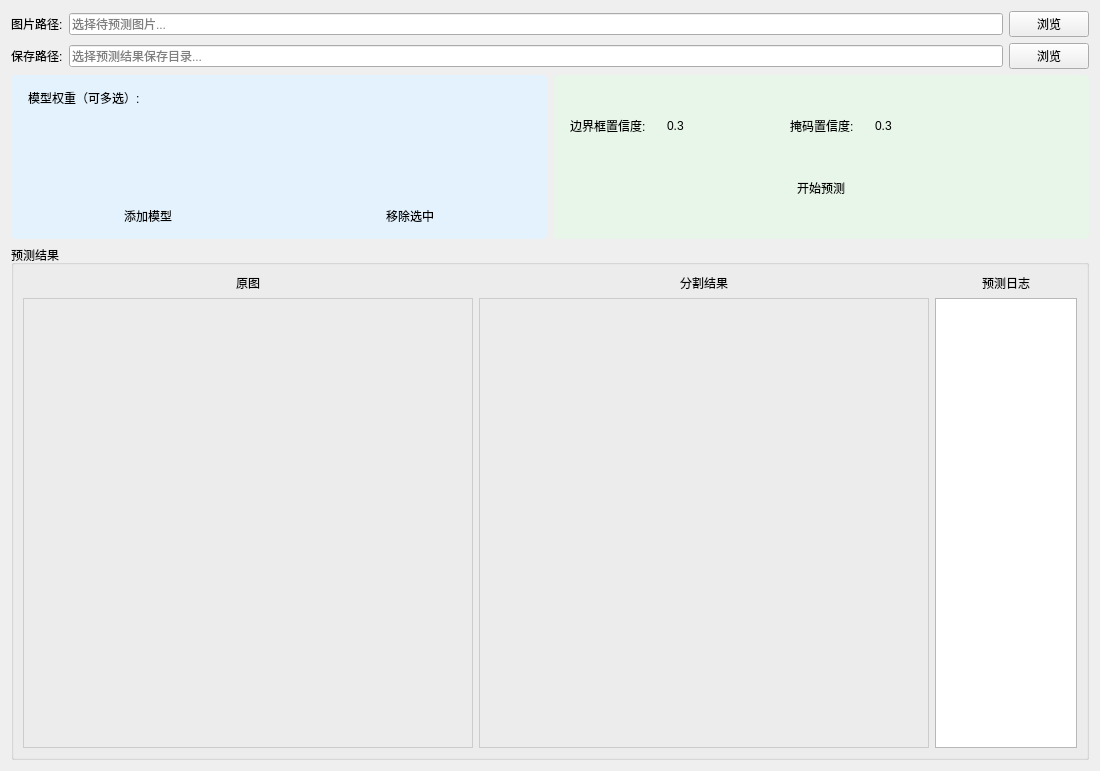
<?xml version="1.0" encoding="UTF-8"?>
<ui version="4.0">
 <class>PredictTab</class>
 <widget class="QWidget" name="PredictTab">
  <property name="geometry">
   <rect>
    <x>0</x>
    <y>0</y>
    <width>1100</width>
    <height>750</height>
   </rect>
  </property>
  <layout class="QVBoxLayout" name="verticalLayout">
   <item>
    <layout class="QHBoxLayout" name="image_layout">
     <item>
      <widget class="QLabel" name="image_label">
       <property name="text">
        <string>图片路径:</string>
       </property>
       <property name="fixedWidth">
        <number>100</number>
       </property>
      </widget>
     </item>
     <item>
      <widget class="QLineEdit" name="image_input">
       <property name="placeholderText">
        <string>选择待预测图片...</string>
       </property>
      </widget>
     </item>
     <item>
      <widget class="QPushButton" name="browse_image_btn">
       <property name="text">
        <string>浏览</string>
       </property>
      </widget>
     </item>
    </layout>
   </item>
   <item>
    <layout class="QHBoxLayout" name="save_layout">
     <item>
      <widget class="QLabel" name="save_label">
       <property name="text">
        <string>保存路径:</string>
       </property>
       <property name="fixedWidth">
        <number>100</number>
       </property>
      </widget>
     </item>
     <item>
      <widget class="QLineEdit" name="predict_save_input">
       <property name="placeholderText">
        <string>选择预测结果保存目录...</string>
       </property>
      </widget>
     </item>
     <item>
      <widget class="QPushButton" name="browse_predict_save_btn">
       <property name="text">
        <string>浏览</string>
       </property>
      </widget>
     </item>
    </layout>
   </item>
   <item>
    <layout class="QHBoxLayout" name="model_params_layout">
     <item>
      <widget class="QWidget" name="model_left_widget">
       <property name="styleSheet">
        <string>background-color: #E3F2FD; border-radius: 5px; padding: 5px;</string>
       </property>
       <layout class="QVBoxLayout" name="model_left_layout">
        <item>
         <widget class="QLabel" name="model_label">
          <property name="text">
           <string>模型权重（可多选）:</string>
          </property>
          <property name="fixedWidth">
           <number>180</number>
          </property>
         </widget>
        </item>
        <item>
         <widget class="QListWidget" name="predict_weights_list">
          <property name="selectionMode">
           <enum>QAbstractItemView::ExtendedSelection</enum>
          </property>
          <property name="minimumHeight">
           <number>200</number>
          </property>
          <property name="maximumHeight">
           <number>240</number>
          </property>
         </widget>
        </item>
        <item>
         <layout class="QHBoxLayout" name="model_btn_layout">
          <item>
           <widget class="QPushButton" name="add_model_btn">
            <property name="text">
             <string>添加模型</string>
            </property>
           </widget>
          </item>
          <item>
           <widget class="QPushButton" name="remove_model_btn">
            <property name="text">
             <string>移除选中</string>
            </property>
           </widget>
          </item>
         </layout>
        </item>
       </layout>
      </widget>
     </item>
     <item>
      <widget class="QWidget" name="model_right_widget">
       <property name="styleSheet">
        <string>background-color: #E8F5E9; border-radius: 5px; padding: 5px;</string>
       </property>
       <layout class="QVBoxLayout" name="model_right_layout">
        <item>
         <layout class="QHBoxLayout" name="conf_layout">
          <item>
           <widget class="QLabel" name="box_conf_label">
            <property name="text">
             <string>边界框置信度:</string>
            </property>
           </widget>
          </item>
          <item>
           <widget class="QLineEdit" name="box_conf_input">
            <property name="text">
             <string>0.3</string>
            </property>
            <property name="fixedWidth">
             <number>100</number>
            </property>
           </widget>
          </item>
          <item>
           <widget class="QLabel" name="mask_conf_label">
            <property name="text">
             <string>掩码置信度:</string>
            </property>
           </widget>
          </item>
          <item>
           <widget class="QLineEdit" name="mask_conf_input">
            <property name="text">
             <string>0.3</string>
            </property>
            <property name="fixedWidth">
             <number>100</number>
            </property>
           </widget>
          </item>
          <item>
           <spacer name="conf_spacer">
            <property name="orientation">
             <enum>Qt::Horizontal</enum>
            </property>
            <property name="sizeHint" stdset="0">
             <size>
              <width>40</width>
              <height>20</height>
             </size>
            </property>
           </spacer>
          </item>
         </layout>
        </item>
        <item>
         <widget class="QPushButton" name="start_predict_btn">
          <property name="text">
           <string>开始预测</string>
          </property>
          <property name="objectName">
           <string>primaryBtn</string>
          </property>
         </widget>
        </item>
       </layout>
      </widget>
     </item>
    </layout>
   </item>
   <item>
    <widget class="QGroupBox" name="result_group">
     <property name="title">
      <string>预测结果</string>
     </property>
     <layout class="QHBoxLayout" name="result_layout">
      <item>
       <layout class="QVBoxLayout" name="original_layout">
        <item>
         <widget class="QLabel" name="original_label">
          <property name="text">
           <string>原图</string>
          </property>
          <property name="alignment">
           <set>Qt::AlignCenter</set>
          </property>
         </widget>
        </item>
        <item>
         <widget class="QLabel" name="original_image_label">
          <property name="styleSheet">
           <string>border: 1px solid #ccc;</string>
          </property>
          <property name="minimumSize">
           <size>
            <width>450</width>
            <height>450</height>
           </size>
          </property>
          <property name="alignment">
           <set>Qt::AlignCenter</set>
          </property>
         </widget>
        </item>
       </layout>
      </item>
      <item>
       <layout class="QVBoxLayout" name="result_image_layout">
        <item>
         <widget class="QLabel" name="result_label">
          <property name="text">
           <string>分割结果</string>
          </property>
          <property name="alignment">
           <set>Qt::AlignCenter</set>
          </property>
         </widget>
        </item>
        <item>
         <widget class="QLabel" name="result_image_label">
          <property name="styleSheet">
           <string>border: 1px solid #ccc;</string>
          </property>
          <property name="minimumSize">
           <size>
            <width>450</width>
            <height>450</height>
           </size>
          </property>
          <property name="alignment">
           <set>Qt::AlignCenter</set>
          </property>
         </widget>
        </item>
       </layout>
      </item>
      <item>
       <layout class="QVBoxLayout" name="log_layout">
        <item>
         <widget class="QLabel" name="log_label">
          <property name="text">
           <string>预测日志</string>
          </property>
          <property name="alignment">
           <set>Qt::AlignCenter</set>
          </property>
         </widget>
        </item>
        <item>
         <widget class="QTextEdit" name="predict_log">
          <property name="readOnly">
           <bool>true</bool>
          </property>
         </widget>
        </item>
       </layout>
      </item>
     </layout>
    </widget>
   </item>
  </layout>
 </widget>
 <resources/>
 <connections/>
</ui>
